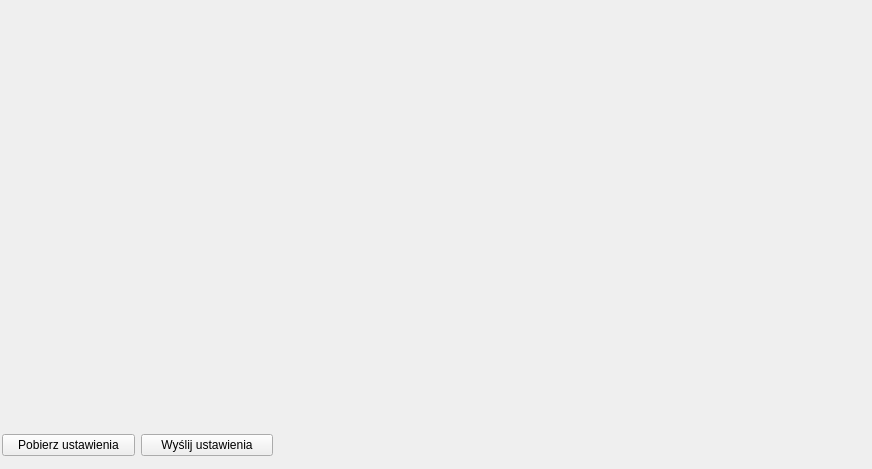
          <widget class="QWidget" name="tab_11">
           <attribute name="title">
            <string>Sekundowe</string>
           </attribute>
           <widget class="QWidget" name="horizontalLayoutWidget_13">
            <property name="geometry">
             <rect>
              <x>2</x>
              <y>430</y>
              <width>271</width>
              <height>30</height>
             </rect>
            </property>
            <layout class="QHBoxLayout" name="horizontalLayout_10">
             <item>
              <widget class="QPushButton" name="b_timersSecGetSettings">
               <property name="text">
                <string>Pobierz ustawienia</string>
               </property>
              </widget>
             </item>
             <item>
              <widget class="QPushButton" name="b_timersSecSetSettings">
               <property name="text">
                <string>Wyślij ustawienia</string>
               </property>
              </widget>
             </item>
            </layout>
           </widget>
           <widget class="QWidget" name="verticalLayoutWidget">
            <property name="geometry">
             <rect>
              <x>2</x>
              <y>2</y>
              <width>861</width>
              <height>425</height>
             </rect>
            </property>
            <layout class="QVBoxLayout" name="verticalLayout_4">
             <property name="spacing">
              <number>3</number>
             </property>
             <item>
              <layout class="QGridLayout" name="timersSecSettingsLayout">
               <property name="spacing">
                <number>3</number>
               </property>
              </layout>
             </item>
             <item>
              <layout class="QHBoxLayout" name="horizontalLayout_13">
               <property name="spacing">
                <number>3</number>
               </property>
               <item>
                <spacer name="verticalSpacer_2">
                 <property name="orientation">
                  <enum>Qt::Vertical</enum>
                 </property>
                 <property name="sizeHint" stdset="0">
                  <size>
                   <width>20</width>
                   <height>40</height>
                  </size>
                 </property>
                </spacer>
               </item>
              </layout>
             </item>
            </layout>
           </widget>
          </widget>
